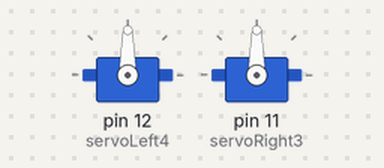
A sketch run on a simulated Arduino Uno, built with avr-gcc and run on an emulated ATmega328P. Shown: 2 × servo.

Above: at 0.05 s.
At 1.35 s:
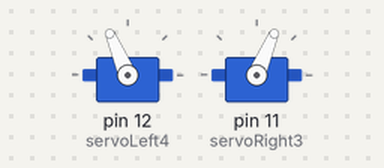
At 1.85 s:
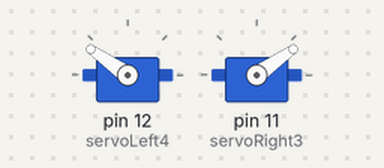
At 2.35 s:
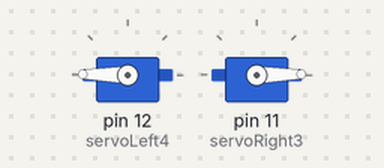
Timing chart, 0 to 5.5 s (numbered marks = the images above):
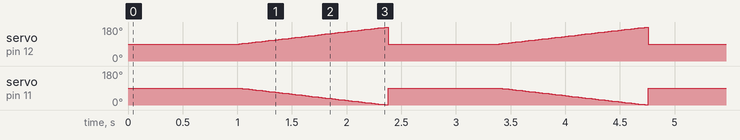

Measured:
- by itself, servo on pin 12 (servoLeft4): ramps from 90° to 179° and jumps back, once every 2.4 s
- by itself, servo on pin 11 (servoRight3): ramps from 90° to 1° and jumps back, once every 2.4 s

The sketch:

simplified_code.ino
```cpp
#include <Servo.h>

// declare servo position
Servo servoLeft4;
Servo servoRight3;

void setup() {
  // Attach each servo to a specific pin
  servoLeft4.attach(12);
  servoRight3.attach(11);
}

void loop() {
  // Move servos to neutral position (90 degrees)
  servoLeft4.write(90);
  servoRight3.write(90);

  delay(1000); // wait

  // Loop to move both servos:
  // left servo moves 90° to 180°
  // right servo moves 90° to 0°
  for (int pos = 90; pos <= 180; pos += 1) {
    servoLeft4.write(pos);        // Move left servo to  current position
    servoRight3.write(180 - pos); // Move right servo in opposite direction
    delay(15);                    // delay for smooth movement
  }
}
```
